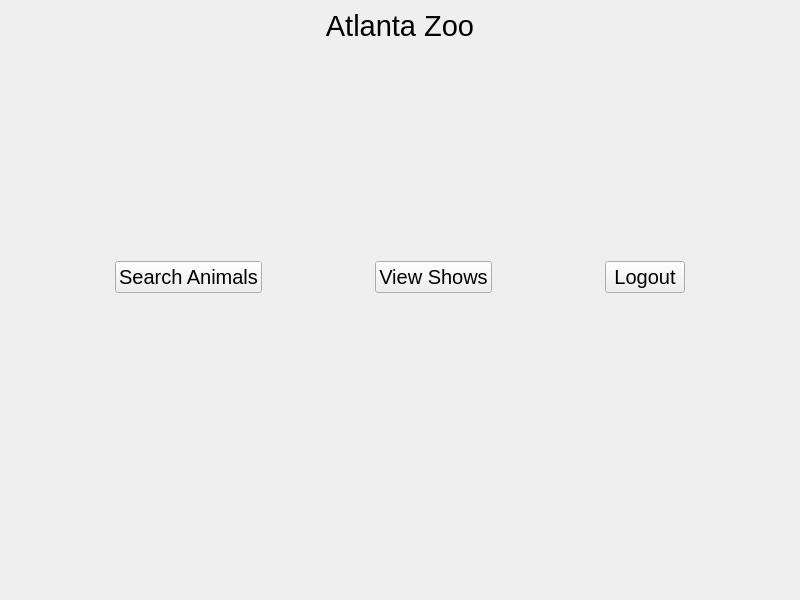
<?xml version="1.0" encoding="UTF-8"?>
<ui version="4.0">
 <class>Function</class>
 <widget class="QMainWindow" name="Function">
  <property name="geometry">
   <rect>
    <x>0</x>
    <y>0</y>
    <width>800</width>
    <height>600</height>
   </rect>
  </property>
  <property name="windowTitle">
   <string>Staff Funtionality</string>
  </property>
  <widget class="QWidget" name="centralwidget">
   <layout class="QGridLayout" name="gridLayout">
    <item row="0" column="0" colspan="7">
     <widget class="QSplitter" name="splitter">
      <property name="orientation">
       <enum>Qt::Horizontal</enum>
      </property>
      <widget class="QLabel" name="label">
       <property name="font">
        <font>
         <family>MS Sans Serif</family>
         <pointsize>22</pointsize>
        </font>
       </property>
       <property name="layoutDirection">
        <enum>Qt::LeftToRight</enum>
       </property>
       <property name="text">
        <string>Atlanta Zoo</string>
       </property>
       <property name="alignment">
        <set>Qt::AlignCenter</set>
       </property>
      </widget>
     </widget>
    </item>
    <item row="1" column="1">
     <spacer name="verticalSpacer_5">
      <property name="orientation">
       <enum>Qt::Vertical</enum>
      </property>
      <property name="sizeHint" stdset="0">
       <size>
        <width>20</width>
        <height>209</height>
       </size>
      </property>
     </spacer>
    </item>
    <item row="1" column="3">
     <spacer name="verticalSpacer_4">
      <property name="orientation">
       <enum>Qt::Vertical</enum>
      </property>
      <property name="sizeHint" stdset="0">
       <size>
        <width>20</width>
        <height>209</height>
       </size>
      </property>
     </spacer>
    </item>
    <item row="1" column="5">
     <spacer name="verticalSpacer_6">
      <property name="orientation">
       <enum>Qt::Vertical</enum>
      </property>
      <property name="sizeHint" stdset="0">
       <size>
        <width>20</width>
        <height>209</height>
       </size>
      </property>
     </spacer>
    </item>
    <item row="2" column="0">
     <spacer name="horizontalSpacer">
      <property name="orientation">
       <enum>Qt::Horizontal</enum>
      </property>
      <property name="sizeHint" stdset="0">
       <size>
        <width>103</width>
        <height>20</height>
       </size>
      </property>
     </spacer>
    </item>
    <item row="2" column="1">
     <widget class="QPushButton" name="pushButton">
      <property name="font">
       <font>
        <family>MS Sans Serif</family>
        <pointsize>15</pointsize>
       </font>
      </property>
      <property name="layoutDirection">
       <enum>Qt::LeftToRight</enum>
      </property>
      <property name="text">
       <string>Search Animals</string>
      </property>
     </widget>
    </item>
    <item row="2" column="2">
     <spacer name="horizontalSpacer_3">
      <property name="orientation">
       <enum>Qt::Horizontal</enum>
      </property>
      <property name="sizeHint" stdset="0">
       <size>
        <width>104</width>
        <height>20</height>
       </size>
      </property>
     </spacer>
    </item>
    <item row="2" column="3">
     <widget class="QPushButton" name="pushButton_2">
      <property name="font">
       <font>
        <family>MS Sans Serif</family>
        <pointsize>15</pointsize>
       </font>
      </property>
      <property name="text">
       <string>View Shows</string>
      </property>
     </widget>
    </item>
    <item row="2" column="4">
     <spacer name="horizontalSpacer_4">
      <property name="orientation">
       <enum>Qt::Horizontal</enum>
      </property>
      <property name="sizeHint" stdset="0">
       <size>
        <width>103</width>
        <height>20</height>
       </size>
      </property>
     </spacer>
    </item>
    <item row="2" column="5">
     <widget class="QPushButton" name="pushButton_3">
      <property name="font">
       <font>
        <family>MS Sans Serif</family>
        <pointsize>15</pointsize>
       </font>
      </property>
      <property name="text">
       <string>Logout</string>
      </property>
     </widget>
    </item>
    <item row="2" column="6">
     <spacer name="horizontalSpacer_2">
      <property name="orientation">
       <enum>Qt::Horizontal</enum>
      </property>
      <property name="sizeHint" stdset="0">
       <size>
        <width>103</width>
        <height>20</height>
       </size>
      </property>
     </spacer>
    </item>
    <item row="3" column="1">
     <spacer name="verticalSpacer">
      <property name="orientation">
       <enum>Qt::Vertical</enum>
      </property>
      <property name="sizeHint" stdset="0">
       <size>
        <width>20</width>
        <height>298</height>
       </size>
      </property>
     </spacer>
    </item>
    <item row="3" column="3">
     <spacer name="verticalSpacer_2">
      <property name="orientation">
       <enum>Qt::Vertical</enum>
      </property>
      <property name="sizeHint" stdset="0">
       <size>
        <width>20</width>
        <height>298</height>
       </size>
      </property>
     </spacer>
    </item>
    <item row="3" column="5">
     <spacer name="verticalSpacer_3">
      <property name="orientation">
       <enum>Qt::Vertical</enum>
      </property>
      <property name="sizeHint" stdset="0">
       <size>
        <width>20</width>
        <height>298</height>
       </size>
      </property>
     </spacer>
    </item>
   </layout>
  </widget>
 </widget>
 <resources/>
 <connections/>
</ui>
